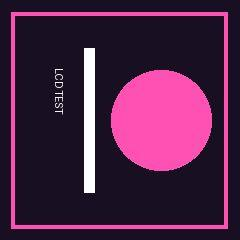
#> input picture tests/lcd-test-rotated.jpg, 240 x 240 px
$ python -i image.py   (imports and definitions only)
#> lines starting #> are read from the running program, lines starting #| are printed output that depends on the picture

from PIL import Image, ImageOps
from io import BytesIO
from fractions import Fraction

import subprocess
import struct
import tempfile

# The frame length is stored in two bytes and includes the 32-byte header.
MAX_FRAME_SIZE = (1 << 16) - 1
FRAME_HEADER_SIZE = 32
MAX_JPEG_SIZE = MAX_FRAME_SIZE - FRAME_HEADER_SIZE

START_QUALITY = 80
MIN_QUALITY = 20
QUALITY_STEP = 5


# Converts and resizes the user's image.

def encode_image(
    img: Image.Image,
    rotate: int = 0,
    resize_mode: str = "stretch",
) -> bytes:
    img = img.convert("RGB")

    if rotate:
        img = img.rotate(-rotate, expand=True)

    target_size = (480, 480)

    if resize_mode == "stretch":
        img = img.resize(target_size)

    elif resize_mode == "fit":
        img.thumbnail(target_size, Image.Resampling.LANCZOS)

        background = Image.new("RGB", target_size, (0, 0, 0))
        x = (target_size[0] - img.width) // 2
        y = (target_size[1] - img.height) // 2
        background.paste(img, (x, y))
        img = background

    elif resize_mode == "crop":
        img = ImageOps.fit(
            img,
            target_size,
            method=Image.Resampling.LANCZOS,
            centering=(0.5, 0.5),
        )

    else:
        raise ValueError(
            f"Unknown resize mode '{resize_mode}'. "
            "Choose 'stretch', 'fit', or 'crop'."
        )

    for quality in range(
        START_QUALITY, MIN_QUALITY - 1, -QUALITY_STEP
    ):
        buffer = BytesIO()
        img.save(
            buffer,
            "JPEG",
            quality=quality,
            subsampling=2,
            dpi=(96, 96),
        )
        jpeg_bytes = buffer.getvalue()

        if len(jpeg_bytes) <= MAX_JPEG_SIZE:
            if quality != START_QUALITY:
                print(
                    f"Image compressed to fit: JPEG quality {quality}, "
                    f"{len(jpeg_bytes):,} bytes"
                )
            return jpeg_bytes

    raise ValueError(
        f"Image is too large at JPEG quality {MIN_QUALITY}. "
        f"Maximum JPEG size is {MAX_JPEG_SIZE:,} bytes."
    )


# [223 lines left out: functions get_images_bytes, get_gif_frames, get_video_frames, prepare_blob, not called in this run]

>>> from PIL import Image
>>> picture = Image.open('tests/lcd-test-rotated.jpg')
#> picture is the input picture: PIL image 240x240 RGB; mean R, G, B 76.4, 35.3, 69.4
>>> result = encode_image(picture)
#> in encode_image, `img = img.resize(target_size)`:
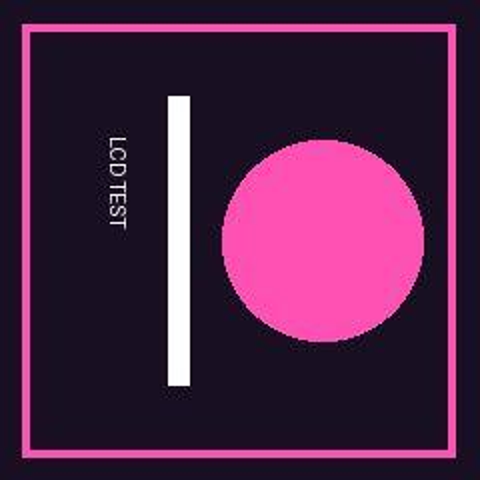
#> img: PIL image 480x480 RGB; mean R, G, B 76.4, 35.4, 69.3
